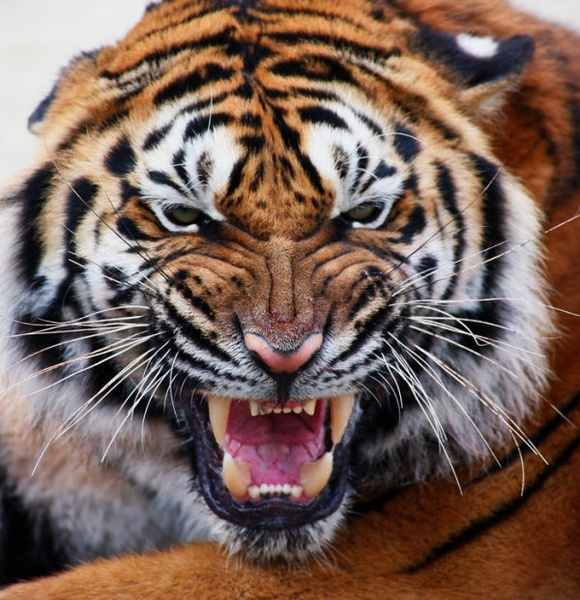
#> input picture 04Working with images and text/tiger.jpg, 580 x 600 px
$ jupyter execute --allow-errors 'Working with Images and Text.ipynb'   (shell and % lines are left out)
#> lines starting #> are read from the running program, lines starting #| are printed output that depends on the picture; after the words box and inside, x2 and y2 are one past the last pixel; in counts of white or black regions, pixels touching at a corner belong together
[cell 1]
import numpy as np
import pandas as pd
import matplotlib.pyplot as plt

import skimage.io
from scipy.ndimage.filters import convolve

from collections import Counter
import re

import nltk
from nltk.corpus import stopwords
from nltk.stem.porter import PorterStemmer

from sklearn.datasets import fetch_20newsgroups
from sklearn.feature_extraction.text import TfidfVectorizer

# Working with Images and Text
## Live Demos

[cell 2]
tiger_image = skimage.io.imread("tiger.jpg")
#> tiger_image is the input picture: shape (600, 580, 3); mean R, G, B 120.5, 97.3, 87.5

[cell 3]
type(tiger_image)

[cell 4]
tiger_image.shape
#> Out = (600, 580, 3)

[cell 5]
plt.figure(figsize = (7, 7))

plt.imshow(tiger_image)
plt.xticks([])
plt.yticks([])
plt.show()

[cell 6]
tiger_image[0][0]
#> Out = [223, 224, 226]

[cell 7]
red_channel = tiger_image[:, :, 0]
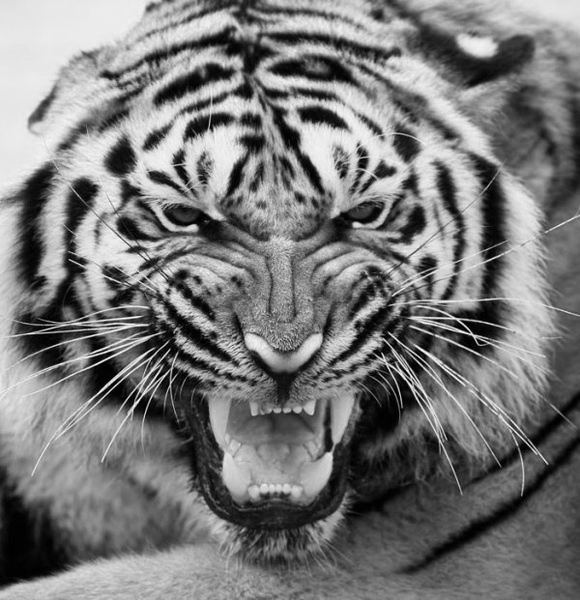
#> red_channel: shape (600, 580); min 0, max 255, mean 120.5
green_channel = tiger_image[:, :, 1]
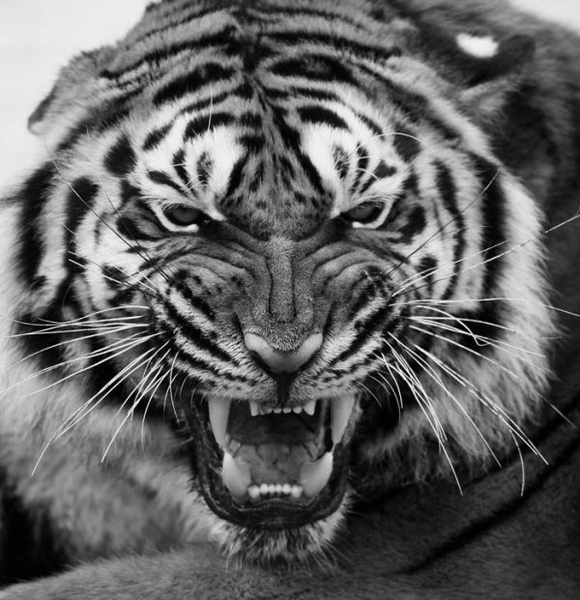
#> green_channel: shape (600, 580); min 0, max 255, mean 97.3
blue_channel = tiger_image[:, :, 2]
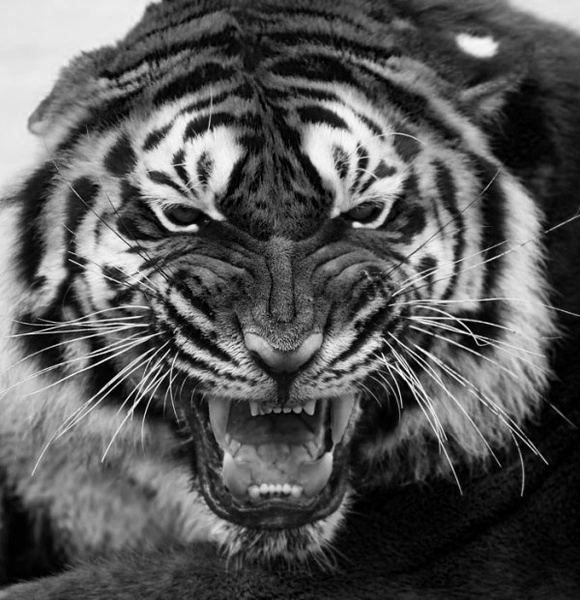
#> blue_channel: shape (600, 580); min 0, max 255, mean 87.5

[cell 8]
red_channel.shape
#> Out = (600, 580)

[cell 9]
red_channel.min()
#> Out = 0

[cell 10]
red_channel.max()
#> Out = 255

[cell 11]
plt.imshow(red_channel, cmap = "gray")
plt.show()
plt.imshow(green_channel, cmap = "gray")
plt.show()
plt.imshow(blue_channel, cmap = "gray")
plt.show()

[cell 12]
plt.title("Histogram of the tiger image")

plt.hist(red_channel.ravel(), bins = range(0, 256), color = "r", alpha = 0.7)
plt.hist(green_channel.ravel(), bins = range(0, 256), color = "g", alpha = 0.7)
plt.hist(blue_channel.ravel(), bins = range(0, 256), color = "b", alpha = 0.7)

plt.xlabel("Pixel value")
plt.ylabel("Count")
plt.xlim(0, 256)

plt.show()
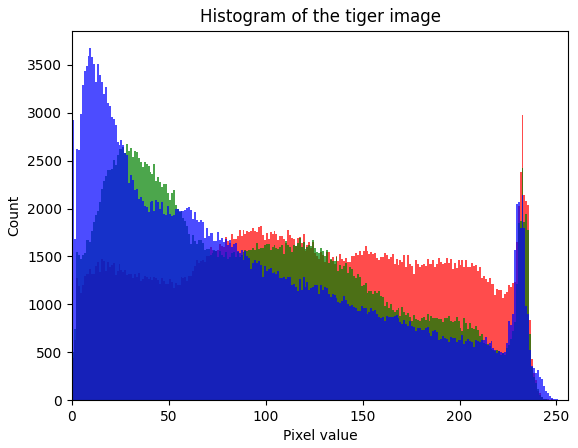
#> figure drawn by matplotlib, 1 panel; tallest bar 2981 high, from x = 232 to 233; tallest bar 2678 high, from x = 28 to 29; tallest bar 3673 high, from x = 9 to 10

[cell 13]
mean_image = tiger_image.mean(axis = 2).astype(np.uint8)

[cell 14]
plt.imshow(mean_image, cmap = "gray")
plt.show()

[cell 15]
image_gamma_corrected = 0.299 * red_channel + 0.587 * green_channel + 0.114 * blue_channel

[cell 16]
plt.imshow(image_gamma_corrected, cmap = "gray")
plt.show()

[cell 17]
image_gray_arbitrary = 0.1 * red_channel + 0.1 * green_channel + 0.8 * blue_channel

[cell 18]
plt.imshow(image_gray_arbitrary, cmap = "gray")
plt.show()

[cell 19]
kernel = np.array([
    [0, -1, 0],
    [-1, 5, -1],
    [0, -1, 0]
])
sharpened_image = convolve(red_channel, kernel)
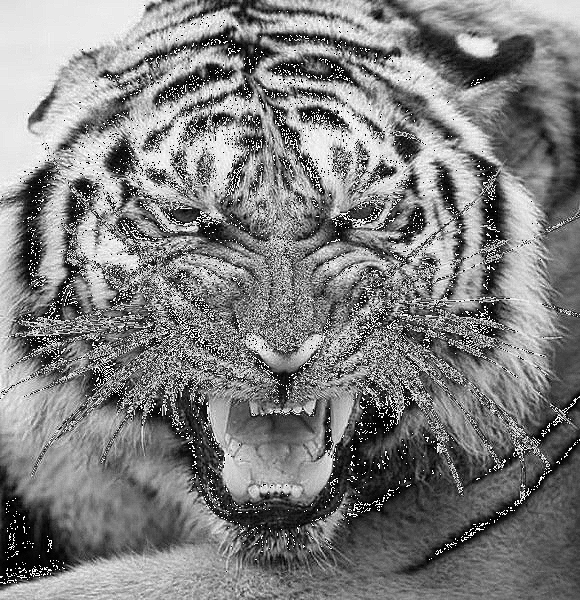
#> sharpened_image: shape (600, 580); min 0, max 255, mean 126.6

[cell 20]
plt.figure(figsize = (10, 10))
plt.imshow(sharpened_image, cmap = "gray")
plt.show()

[cell 21]
combined_image = (red_channel * 0.6 + sharpened_image * 0.4).astype(np.uint8)
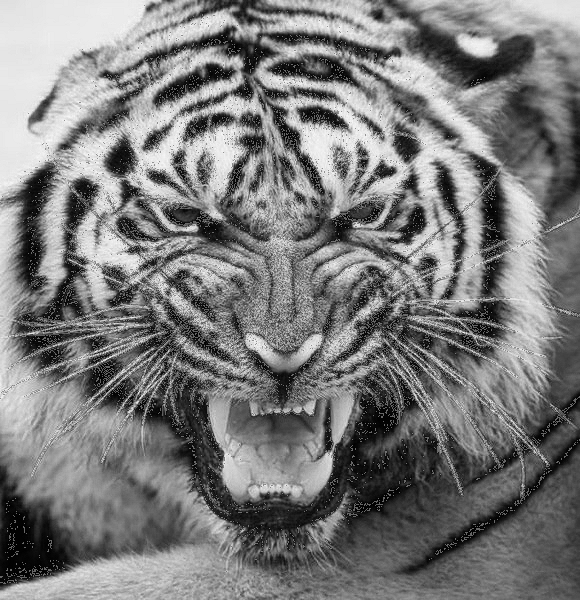
#> combined_image: shape (600, 580); min 0, max 250, mean 122.6

[cell 22]
plt.figure(figsize = (10, 10))
plt.imshow(combined_image, cmap = "gray")
plt.show()

[cell 23]
plt.figure(figsize = (10, 10))
plt.imshow(red_channel, cmap = "gray")
plt.show()

[cell 24]
threshold = 20
is_smaller = red_channel <= threshold
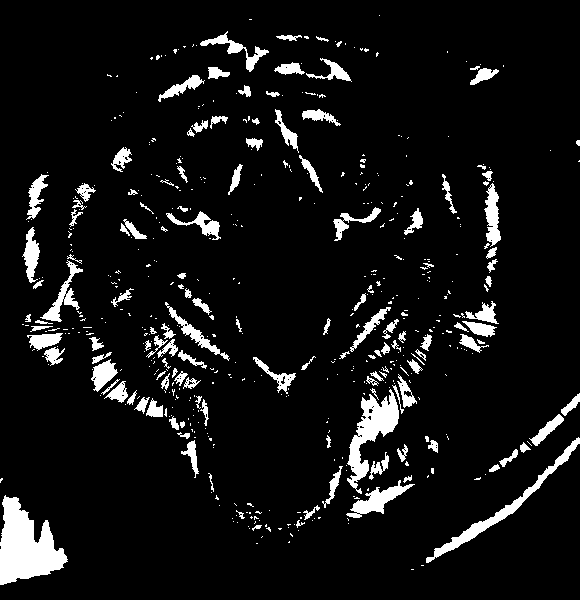
#> is_smaller: shape (600, 580) bool; 7.6% white; 526 white regions (393 under 20 px), largest, box (x1, y1, x2, y2) and area: (0, 495, 68, 585) 3536, (347, 389, 399, 494) 1981, (426, 437, 580, 563) 1500

[cell 25]
thresholded_image = red_channel.copy()

[cell 26]
thresholded_image[is_smaller] = 0
#> thresholded_image: shape (600, 580); 7.48% of pixels changed, all inside (x1, y1, x2, y2) = (0, 15, 580, 585)
thresholded_image[~is_smaller] = 255

[cell 27]
plt.imshow(red_channel, cmap = "gray")
plt.show()

[cell 28]
plt.imshow(thresholded_image, cmap = "gray")
plt.show()

[cell 29]
alice = ""
with open("alice.txt", "r", encoding = "utf-8") as file:
#> (reads 04Working with images and text/alice.txt from the repository)
